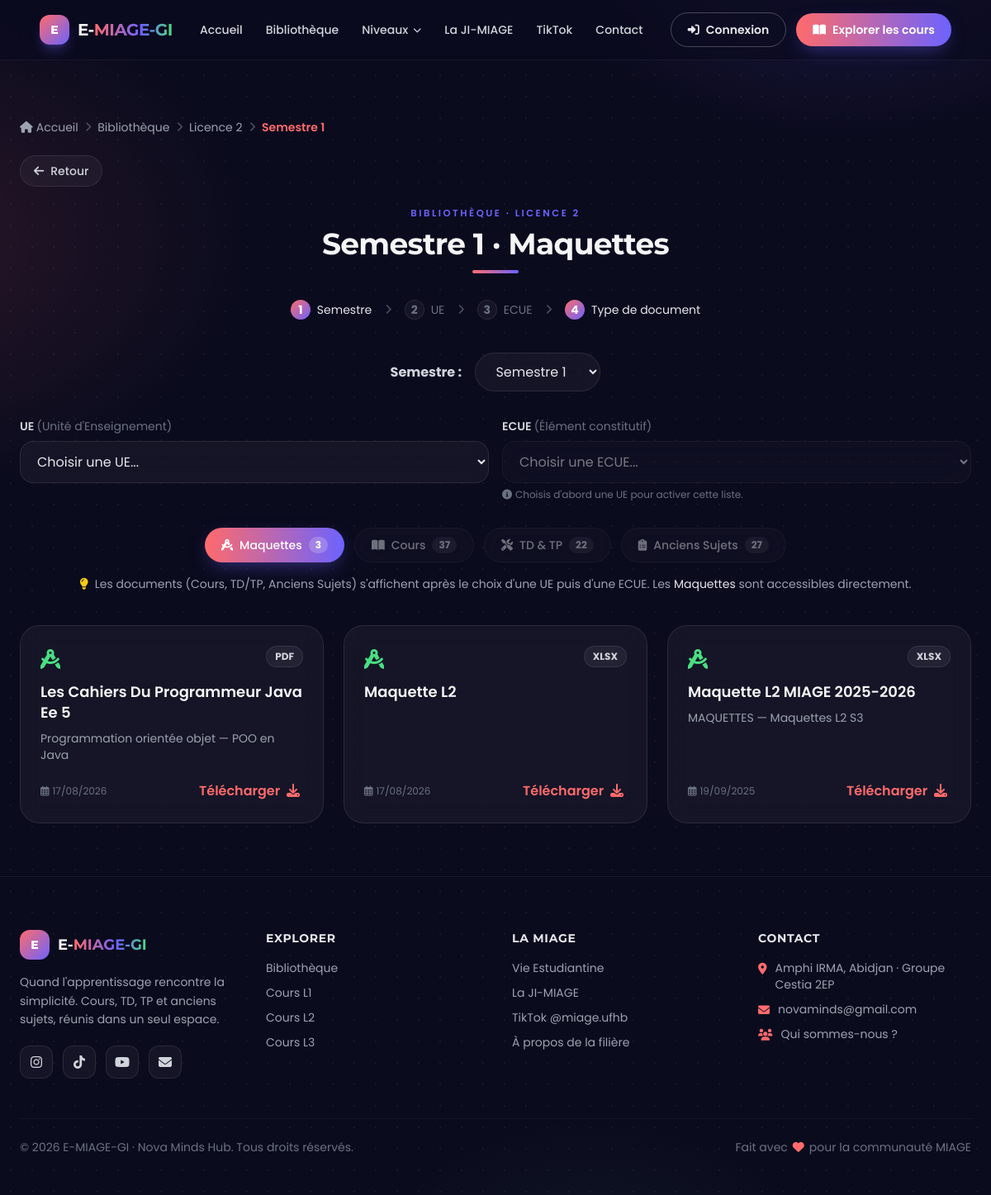
The app's page /bibliotheque/l2/?semestre=s1&category=maquettes, older data.
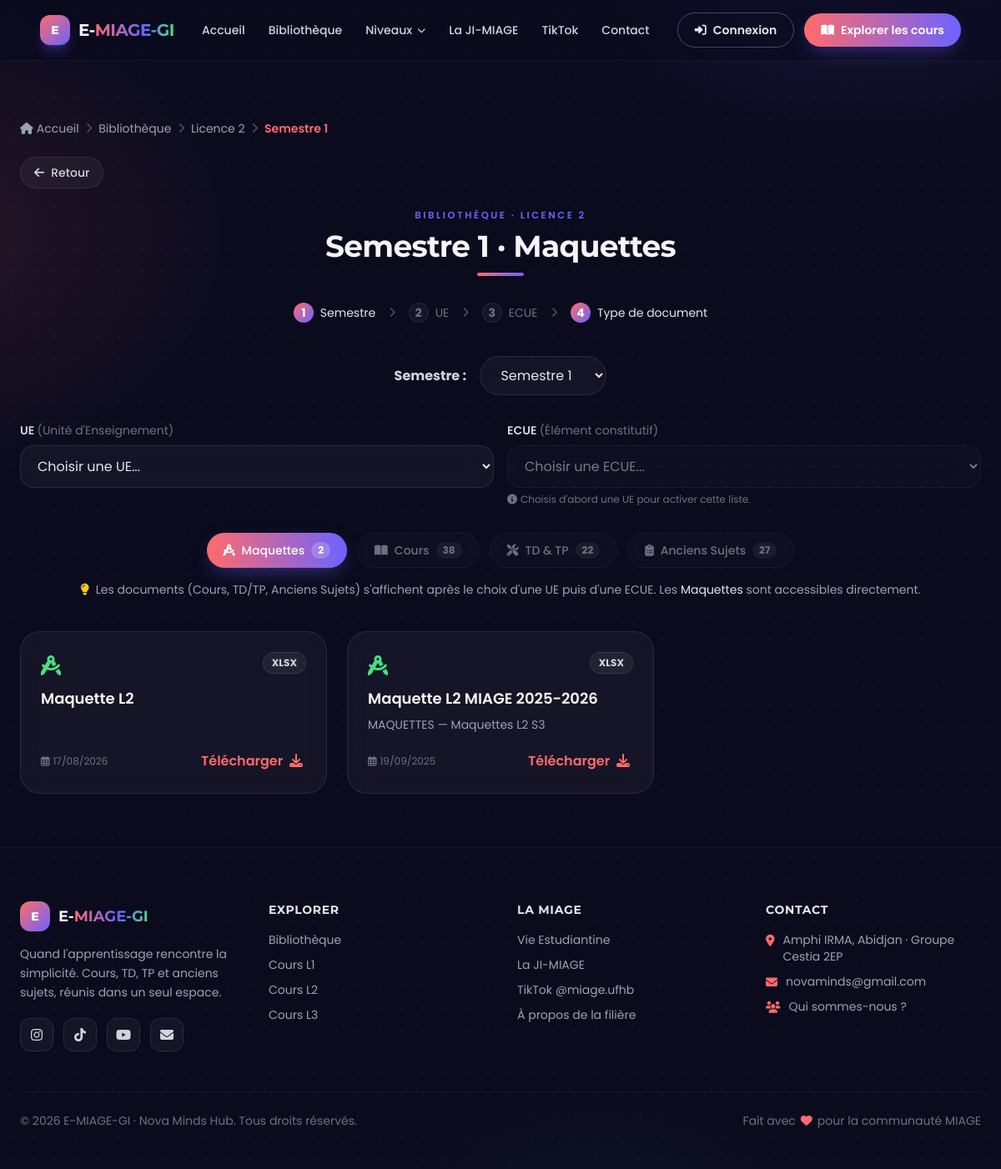
The same page, newer data.
### core/models.py (models this page shows, shortened)
class Document(models.Model):
    CATEGORY_CHOICES = [
        ('COURS', 'Cours'),
        ('TD_TP', 'TD/TP'),
        ('EXAMS', 'Anciens Sujets'),
        ('MAQUETTES', 'Maquettes'),
    ]
    LEVEL_CHOICES = [
        ('L1', 'Licence 1'),
        ('L2', 'Licence 2'),
        ('L3', 'Licence 3'),
        ('M1', 'Master 1'),
        ('M2', 'Master 2'),
    ]
    SEMESTER_CHOICES = [
        ('S1', 'Semestre 1'),
        ('S2', 'Semestre 2'),
        ('S3', 'Semestre 3'),
        ('S4', 'Semestre 4'),
        ('S5', 'Semestre 5'),
        ('S6', 'Semestre 6'),
        ('S7', 'Semestre 7'),
        ('S8', 'Semestre 8'),
        ('S9', 'Semestre 9'),
        ('S10', 'Semestre 10'),
    ]
    title = models.CharField(max_length=200, verbose_name='Titre')
    description = models.TextField(blank=True, verbose_name='Description')
    category = models.CharField(max_length=20, choices=CATEGORY_CHOICES, verbose_name='Catégorie')
    level = models.CharField(max_length=2, choices=LEVEL_CHOICES, verbose_name='Niveau')
    semester = models.CharField(max_length=3, choices=SEMESTER_CHOICES, verbose_name='Semestre')
    ecue = models.ForeignKey('ECUE', null=True, blank=True, on_delete=models.SET_NULL, related_name='documents', verbose_name='ECUE')
    file = models.FileField(upload_to='documents/', max_length=255, verbose_name='Fichier')
    upload_date = models.DateTimeField(auto_now_add=True, verbose_name='Date d\'ajout')
    last_modified = models.DateTimeField(auto_now=True, verbose_name='Dernière modification')
    class Meta:
        ordering = ['-upload_date']
        verbose_name = 'Document'
        verbose_name_plural = 'Documents'
    @property
    def extension(self):
        name = self.file.name or ''
        return name.rsplit('.', 1)[-1].upper() if '.' in name else ''

class ECUE(models.Model):
    code = models.CharField(max_length=50, verbose_name='Code ECUE', blank=True)
    name = models.CharField(max_length=200, verbose_name='Nom ECUE')
    slug = models.SlugField(max_length=220, unique=True, verbose_name='Slug ECUE')
    ue = models.ForeignKey(UE, related_name='ecues', on_delete=models.CASCADE, verbose_name='UE')
    class Meta:
        unique_together = ('ue', 'code', 'name')
        ordering = ['ue__code', 'name']
        verbose_name = 'ECUE'
        verbose_name_plural = 'ECUEs'

class UE(models.Model):
    code = models.CharField(max_length=200, verbose_name='Code UE')
    name = models.CharField(max_length=200, verbose_name='Nom UE')
    slug = models.SlugField(max_length=220, unique=True, verbose_name='Slug UE')
    level = models.CharField(max_length=2, choices=Document.LEVEL_CHOICES, verbose_name='Niveau')
    semester = models.CharField(max_length=3, choices=Document.SEMESTER_CHOICES, verbose_name='Semestre')
    class Meta:
        unique_together = ('level', 'semester', 'code')
        ordering = ['level', 'semester', 'code']
        verbose_name = 'UE'
        verbose_name_plural = 'UEs'

### core/views.py (the view, shortened to what this page needs)
# urls.py: path('bibliotheque/l2/', views.niveau_l2, name='niveau_l2'),
def niveau_l2(request):
    semestre = request.GET.get('semestre', 's1')
    category = request.GET.get('category')
    query = request.GET.get('q')
    ue_slug = request.GET.get('ue')
    ecue_slug = request.GET.get('ecue')
    context = {
        'semestre': semestre,
        'category': category
    }
    real_semestre = get_semester_mapping('L2', semestre)
    documents = Document.objects.filter(level='L2', semester=real_semestre)
    ues = UE.objects.filter(level='L2', semester=real_semestre).order_by('code', 'name')
    context['ues'] = ues
    selected_ue = None
    selected_ecue = None
    ecues = None
    context.update(_niveau_extra_context('Licence 2', 'L2', documents))
    if category == 'maquettes':
        documents = Document.objects.filter(level='L2', category='MAQUETTES')
        context['documents'] = documents
    return render(request, 'core/niveau/l2.html', context)

### core/views.py (called while the page is built)
def _niveau_extra_context(niveau_label, level, documents):
    counts = Counter(documents.values_list('category', flat=True))
    counts['MAQUETTES'] = Document.objects.filter(level=level, category='MAQUETTES').count()
    return {
        'niveau_label': niveau_label,
        'niveau_url': reverse(f'core:niveau_{level.lower()}'),
        'category_counts': {c.lower(): n for c, n in counts.items()},
        'selection_count': documents.count(),
    }

def get_semester_mapping(niveau, affiche_semestre):
    mapping = {
        'L1': {'s1': 'S1', 's2': 'S2'},
        'L2': {'s1': 'S3', 's2': 'S4'},
        'L3': {'s1': 'S5', 's2': 'S6'},
        'M1': {'s1': 'S7', 's2': 'S8'},
        'M2': {'s1': 'S9', 's2': 'S10'},
    }
    return mapping[niveau][affiche_semestre]

### core/templates/core/niveau/l2.html (shortened to what this page needs)
{% extends 'core/base.html' %}
{% load static %}
{% block content %}
{% include 'core/includes/niveau_content.html' with niveau_label='Licence 2' %}
{% endblock %}

### core/templates/core/includes/niveau_content.html (shortened to what the changed rows need)
{% load static %}
<section class="pt-28 md:pt-36 pb-16 px-4 md:px-6">
    <div class="max-w-6xl mx-auto">
        <div class="text-center mb-8">
            <h2 class="section-title text-3xl md:text-4xl mt-2">
                {% if semestre == 's1' %}Semestre 1
                {% elif semestre == 's2' %}Semestre 2
                {% else %}Sélectionne un semestre
                {% endif %}
                {% if category %} · {{ category|title }}{% endif %}
            </h2>
        </div>
        <div class="mb-4 flex flex-wrap justify-center gap-3">
            <a href="?semestre={{ semestre }}{% if selected_ue %}&ue={{ selected_ue.slug }}{% endif %}{% if selected_ecue %}&ecue={{ selected_ecue.slug }}{% endif %}&category=maquettes"
               class="w-full sm:w-auto justify-center px-5 py-2.5 rounded-full flex items-center gap-2 text-sm font-medium {% if category == 'maquettes' %}btn-primary{% else %}glass-card text-gray-300{% endif %} transition"
               title="Voir toutes les maquettes du niveau">
                <i class="fas fa-drafting-compass"></i> Maquettes
                <span class="text-xs font-bold px-2 py-0.5 rounded-full {% if category == 'maquettes' %}bg-white/20{% else %}bg-white/10{% endif %}">{{ category_counts.maquettes|default:0 }}</span>
            </a>
            <a href="?semestre={{ semestre }}{% if selected_ue %}&ue={{ selected_ue.slug }}{% endif %}{% if selected_ecue %}&ecue={{ selected_ecue.slug }}{% endif %}&category=cours"
               class="w-full sm:w-auto justify-center px-5 py-2.5 rounded-full flex items-center gap-2 text-sm font-medium {% if not selected_ecue %}opacity-50 pointer-events-none{% endif %} {% if category == 'cours' %}btn-primary{% else %}glass-card text-gray-300{% endif %} transition"
               {% if not selected_ecue %}aria-disabled="true" title="Sélectionnez d'abord une UE puis une ECUE"{% else %}title="Voir les cours de cette ECUE"{% endif %}>
                <i class="fas fa-book-open"></i> Cours
                <span class="text-xs font-bold px-2 py-0.5 rounded-full {% if category == 'cours' %}bg-white/20{% else %}bg-white/10{% endif %}">{{ category_counts.cours|default:0 }}</span>
            </a>
        </div>
        <div class="grid grid-cols-1 md:grid-cols-2 lg:grid-cols-3 gap-5 md:gap-6">
            {% if documents %}
                {% for doc in documents %}
                    <div class="glass-card p-6 rounded-3xl flex flex-col">
                        <div class="flex items-start justify-between gap-3 mb-3">
                            <div class="flex-shrink-0">
                                {% if doc.category == 'COURS' %}
                                    <i class="fas fa-book-open text-2xl text-primary"></i>
                                {% elif doc.category == 'TD_TP' %}
                                    <i class="fas fa-tools text-2xl text-secondary"></i>
                                {% elif doc.category == 'MAQUETTES' %}
                                    <i class="fas fa-drafting-compass text-2xl text-accent"></i>
                                {% elif doc.category == 'EXAMS' %}
                                    <i class="fas fa-clipboard-list text-2xl text-yellow-400"></i>
                                {% else %}
                                    <i class="fas fa-file-alt text-2xl text-gray-400"></i>
                                {% endif %}
                            </div>
                            {% if doc.extension %}
                                <span class="text-xs font-bold px-2.5 py-1 rounded-full glass-card text-gray-300 uppercase">{{ doc.extension }}</span>
                            {% endif %}
                        </div>
                        <h3 class="text-lg font-semibold mb-2 leading-snug">{{ doc.title }}</h3>
                        {% if doc.ecue %}
                            <p class="text-sm text-gray-400 mb-2">{{ doc.ecue.ue.name }} — {{ doc.ecue.name }}</p>
                        {% endif %}
                        <div class="mt-auto pt-3 flex items-center justify-between">
                            <span class="text-xs text-gray-500"><i class="far fa-calendar-alt mr-1"></i>{{ doc.upload_date|date:"d/m/Y" }}</span>
                            <a href="{{ doc.file.url }}" class="text-primary hover:text-secondary transition font-semibold px-2 py-1.5 -m-1" target="_blank" rel="noopener">
                                Télécharger <i class="fas fa-download ml-1"></i>
                            </a>
                        </div>
                    </div>
                {% endfor %}
            {% elif category %}
                <div class="col-span-full text-center text-gray-400 py-12">
                    <i class="fas fa-folder-open text-4xl mb-4 opacity-60"></i>
                    <p>Aucun document dans « {{ category|title }} » pour le moment.</p>
                    <p class="text-sm text-gray-500 mt-2">Revenez plus tard, ou essayez une autre catégorie.</p>
                </div>
            {% else %}
                <div class="col-span-full text-center text-gray-400 py-12">
                    <i class="fas fa-hand-point-up text-4xl mb-4 opacity-60"></i>
                    <p>Sélectionnez une catégorie ci-dessus pour afficher les documents.</p>
                </div>
            {% endif %}
        </div>
    </div>
</section>

Row changes from the older to the newer data that the page shows:
no longer on this page (row edited): Document: category "MAQUETTES" (drawn), extension "PDF", title "Les Cahiers Du Programmeur Java Ee 5", ecue.ue.name "Programmation orientée objet", ecue.name "POO en Java", upload_date "17/08/2026"
Text that changed along with them:
{{ category_counts.maquettes|default:0 }}: "3" → "2"
{{ category_counts.cours|default:0 }}: "37" → "38"
